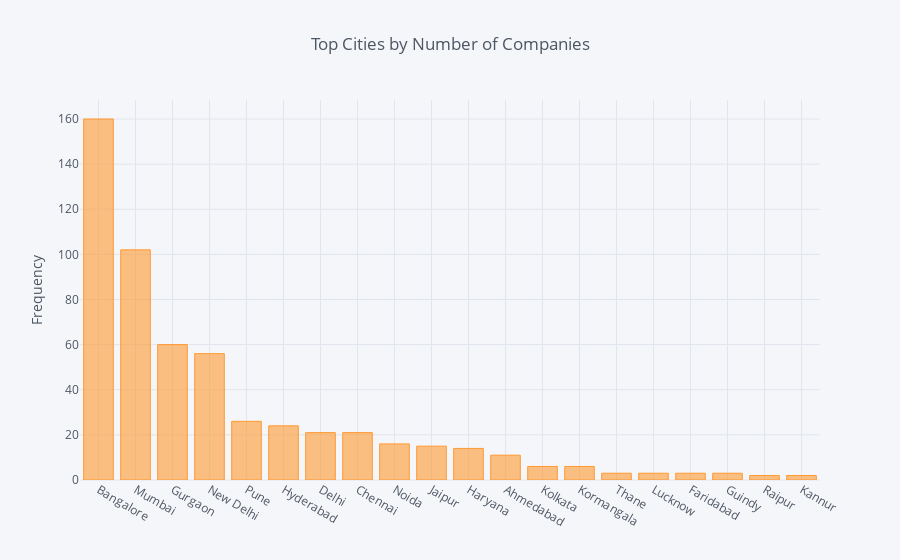

This figure's notebook cell:
### Code cell
# Plot with Cufflinks
cities.value_counts()[:20].iplot(kind='bar', yTitle='Frequency', title='Top Cities by Number of Companies')

### Figure 1 — Plotly figure (JSON) as saved in the notebook; plotly's stock layout.template omitted (floating-point values rounded to 4 significant figures)
{"data": [{"marker": {"color": "rgba(255, 153, 51, 0.6)", "line": {"color": "rgba(255, 153, 51, 1.0)", "width": 1}}, "name": "Organization_Location", "orientation": "v", "text": "", "type": "bar", "uid": "8f0e055e-a898-470c-b48a-a4a65c0c3fee", "x": ["Bangalore", "Mumbai", "Gurgaon", "New Delhi", "Pune", "Hyderabad", "Delhi", "Chennai", "Noida", "Jaipur", "Haryana", "Ahmedabad", "Kolkata", "Kormangala", "Thane", "Lucknow", "Faridabad", "Guindy", "Raipur", "Kannur"], "y": [160, 102, 60, 56, 26, 24, 21, 21, 16, 15, 14, 11, 6, 6, 3, 3, 3, 3, 2, 2]}], "layout": {"legend": {"bgcolor": "#F5F6F9", "font": {"color": "#4D5663"}}, "paper_bgcolor": "#F5F6F9", "plot_bgcolor": "#F5F6F9", "title": {"font": {"color": "#4D5663"}, "text": "Top Cities by Number of Companies"}, "xaxis": {"gridcolor": "#E1E5ED", "showgrid": true, "tickfont": {"color": "#4D5663"}, "title": {"font": {"color": "#4D5663"}, "text": ""}, "zerolinecolor": "#E1E5ED"}, "yaxis": {"gridcolor": "#E1E5ED", "showgrid": true, "tickfont": {"color": "#4D5663"}, "title": {"font": {"color": "#4D5663"}, "text": "Frequency"}, "zerolinecolor": "#E1E5ED"}}}
